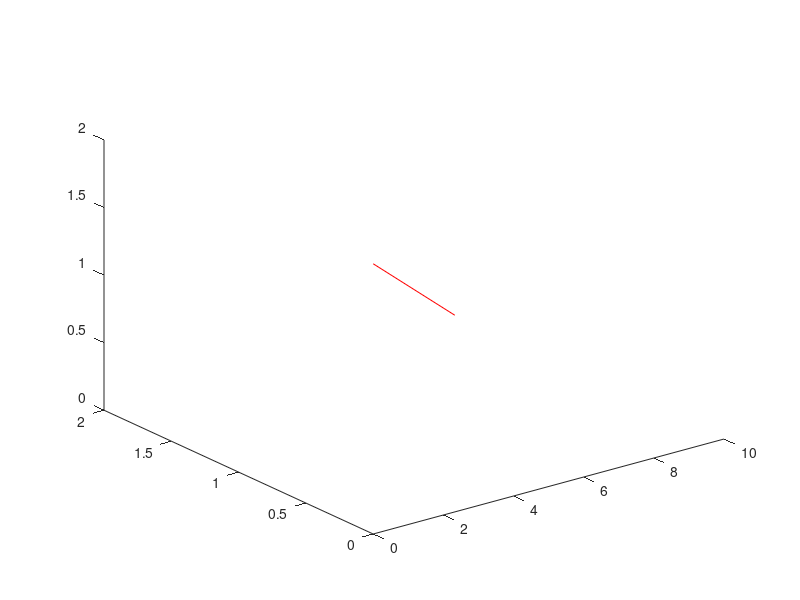

This figure's MATLAB source: (Note: this script raises an error after producing the figure.)
Xline= [0,  10];
Yline= [0,  2];
Zline= [2, 0];

color = 'red';
p = plot3(Xline,Yline,Zline,color);
p.LineWidth = 3;
hold on;
%p1= plot3(Xline,Yline,[0,0],color);
p2= plot3(Xline,[0,0],Zline,color);
p3= plot3([0,0],Yline,Zline,color);
%p1.LineStyle = '--';
p2.LineStyle = '--';
p3.LineStyle = '--';
%p1.Color(4)  = 0.5;
p2.Color(4)  = 0.5;
p3.Color(4)  = 0.5;
%p1.LineWidth = 2;
p2.LineWidth = 2;
p3.LineWidth = 2;
hold off;

alpha0=0.6;


name = 'isocontour_eta=0.0_eps=0.3333333333333333_q=3.0_kappa=2.0_delta=-0.7_dR0dr=0.0_skappa=0.0_sdelta=0.0.hdf5';

% import stuff
omn_mat     = h5read(name, '/omnv' );
alpha_mat   = h5read(name, '/alphav' );
s_mat       = h5read(name, '/sv' );
AE_mat      = h5read(name, '/AEv' );

AE_max = max(AE_mat,[],'all') ;
AE_min = 0.0 ;

surf0=isosurface(omn_mat,alpha_mat,s_mat,AE_mat,AE_max/25);
p0 = patch(surf0);
isonormals(omn_mat,alpha_mat,s_mat,AE_mat,p0);
set(p0,'FaceColor','[0.2322    0.1855    0.4989]','EdgeColor','none','FaceAlpha',alpha0); % set the color


surf1=isosurface(omn_mat,alpha_mat,s_mat,AE_mat,AE_max/5);
p1 = patch(surf1);
isonormals(omn_mat,alpha_mat,s_mat,AE_mat,p1);
set(p1,'FaceColor','[0.2453    0.6073    0.9973]','EdgeColor','none','FaceAlpha',alpha0); % set the color


surf2=isosurface(omn_mat,alpha_mat,s_mat,AE_mat,2*AE_max/5);
p2 = patch(surf2);
isonormals(omn_mat,alpha_mat,s_mat,AE_mat,p2);
set(p2,'FaceColor','[0.2738    0.9704    0.5186]','EdgeColor','none','FaceAlpha',alpha0); % set the color


surf3=isosurface(omn_mat,alpha_mat,s_mat,AE_mat,3*AE_max/5);
p3 = patch(surf3);
isonormals(omn_mat,alpha_mat,s_mat,AE_mat,p3);
set(p3,'FaceColor','[0.8825    0.8663    0.2170]','EdgeColor','none','FaceAlpha',alpha0); % set the color


surf4=isosurface(omn_mat,alpha_mat,s_mat,AE_mat,4*AE_max/5);
p4 = patch(surf4);
isonormals(omn_mat,alpha_mat,s_mat,AE_mat,p4);
set(p4,'FaceColor','[0.9411    0.3562    0.0705]','EdgeColor','none','FaceAlpha',alpha0); % set the color

daspect([1,1,1]);
xlabel('$\tilde{\omega}_n$','Interpreter','latex');
ylabel('$\alpha$','Interpreter','latex');
zlabel('$s$','Interpreter','latex');
grid on;

view([137 20]);




colormap(turbo);
c = colorbar;
caxis([AE_min AE_max]);
c.Label.String = '$\widehat{A}$';
c.Label.Interpreter = 'latex';

txt = '$(b)$: $\delta = -0.7$';
text(0.5,1.5,-1.5,txt,'Interpreter','latex')


fontname(gcf,"CMU Serif")

set(gcf, 'Units', 'Inches', 'Position', [0, 0, 6, 2.1]);
exportgraphics(gcf,'LH-plot-negtriangle.png','Resolution',2000)